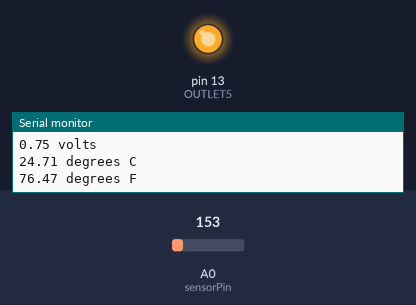
The sketch below on a simulated Arduino Uno, built with avr-gcc and run on an emulated ATmega328P. Shown: output pins drawn as LEDs (lit = HIGH), the last lines printed to the serial monitor. The test bench sets the inputs (shaded band); at power-on: A0 (sensorPin) = 153.

Above: at 1.8 s.
1.9 s: A0 (sensorPin) set to 135
At 2.6 s:
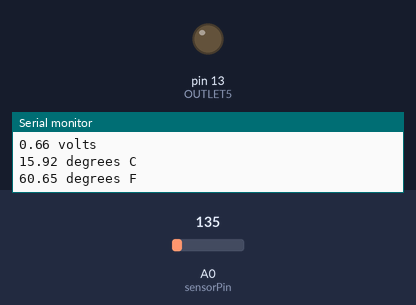
3.5 s: A0 (sensorPin) set to 165
At 5.2 s:
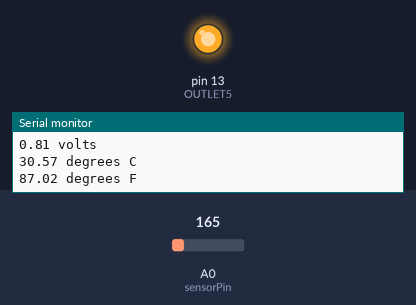
5.5 s: A0 (sensorPin) set to 133
At 7.1 s:
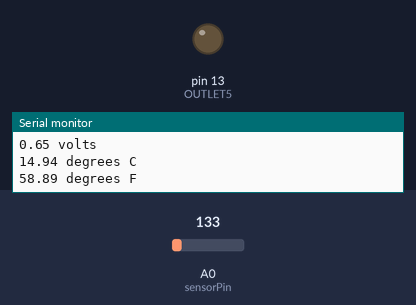
Timing chart, 0 to 8.6 s (numbered marks = the images above; inputs shaded):
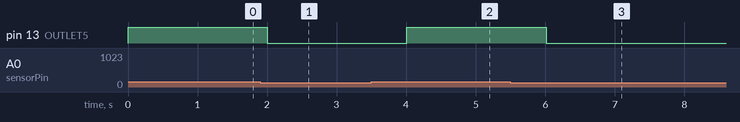

The sketch:

Temp_Sensor.ino
```cpp
//TMP36 Pin Variables
int OUTLET5 = 13;
int sensorPin = 0; //the analog pin the TMP36's Vout (sense) pin is connected to
                        //the resolution is 10 mV / degree centigrade with a
                        //500 mV offset to allow for negative temperatures

/*
 * setup() - this function runs once when you turn your Arduino on
 * We initialize the serial connection with the computer
 */
void setup()
{
  pinMode(OUTLET5, OUTPUT);
  Serial.begin(9600);  //Start the serial connection with the computer
                       //to view the result open the serial monitor
}

void loop()                     // run over and over again
{
 //getting the voltage reading from the temperature sensor
 int reading = analogRead(sensorPin);

 // converting that reading to voltage, for 3.3v arduino use 3.3
 float voltage = reading * 5.0;
 voltage /= 1024.0;

 // print out the voltage
 Serial.print(voltage); Serial.println(" volts");

 // now print out the temperature
 float temperatureC = (voltage - 0.5) * 100 ;  //converting from 10 mv per degree wit 500 mV offset
                                               //to degrees ((volatge - 500mV) times 100)
 Serial.print(temperatureC); Serial.println(" degrees C");

 // now convert to Fahrenheight
 float temperatureF = (temperatureC * 9.0 / 5.0) + 32.0;
 Serial.print(temperatureF); Serial.println(" degrees F");

 if (temperatureF > 75)
 {
   digitalWrite(OUTLET5, HIGH);
 }
 else
 {
   digitalWrite(OUTLET5, LOW);
 }


 delay(1000);
 //waiting a second
}
```

Measured:
- the behaviour switches between 152 and 151 on A0 (sensorPin) (found by bisection; images 0 and 1)
- after the input at 1.9 s, pin 13 (OUTLET5): HIGH → LOW after 0.11 s
- after the input at 3.5 s, pin 13 (OUTLET5): LOW → HIGH after 0.51 s
- after the input at 5.5 s, pin 13 (OUTLET5): HIGH → LOW after 0.51 s
